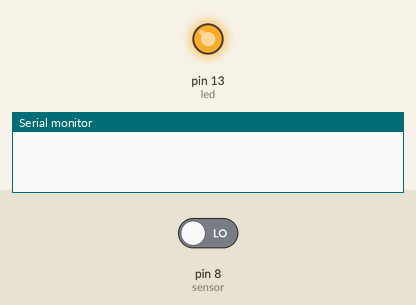
Bench run of a sketch on a simulated Arduino Uno, built with avr-gcc and run on an emulated ATmega328P. Shown: output pins drawn as LEDs (lit = HIGH), the last lines printed to the serial monitor. The inputs (shaded band) are chosen by the test bench; at power-on: pin 8 (sensor) LOW. The modem accepts every AT command (registered, SIM ready, sends succeed) and sends nothing else; pins used as bus, display or sensor lines are not drawn.

Above: at 0.13 s.
At 9.2 s:
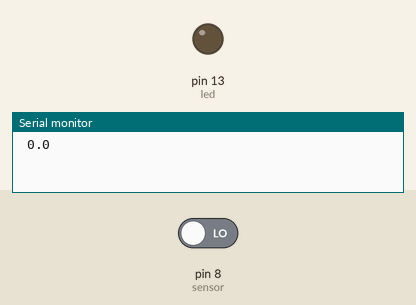
Timing chart, 0 to 23.8 s (numbered marks = the images above):
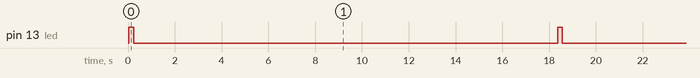

Measured:
- by itself, pin 13 (led): alternates HIGH for 0.20 s and LOW for 18.1 s

The sketch:

database.ino
```cpp
#include <SoftwareSerial.h>
#include <stdlib.h>

const int RX1 = 11;
const int TX1 = 10;

int led = 13;

int sensor = 8;

int sensetrig = 7;

String apiKey = "apikey";

SoftwareSerial ser(RX1,TX1);

void setup()
{
  pinMode(led, OUTPUT);

  Serial.begin(9600);

  ser.begin(9600);

  ser.println("AT+RST");
  ser.println("AT+CWJAP=\"SSID\",\"password\"");
  pinMode(sensetrig, OUTPUT);
  pinMode(sensor, INPUT);

}


void loop() {

  digitalWrite(led, HIGH);
  delay(200);
  digitalWrite(led, LOW);

  // for analogue inputs
  //int val = 0;
  //val = analogRead(sensor);


  // manipulate "val"
  //float finalval = val;
  long duration, distance;
  digitalWrite(sensetrig, LOW);
  delay(2);
  digitalWrite(sensetrig, HIGH);
  delay(10);
  digitalWrite(sensetrig, LOW);
  duration = pulseIn(sensor, HIGH);
  distance = (duration/2) / 29.1;

  // convert to string
  char buf[16];
  String strval = dtostrf(distance, 4, 1, buf);

  Serial.println(strval);

  String cmd = "AT+CIPSTART=\"TCP\",\"";
  cmd += "184.106.153.149";
  cmd += "\",80";
  ser.println(cmd);

  if(ser.find("Error")){
    Serial.println("AT+CIPSTART error");
    return;
  }

  String getStr = "GET /update?api_key=";
  getStr += apiKey;
  getStr +="&field2=";
  getStr += String(strval);
  getStr += "\r\n\r\n";

  cmd = "AT+CIPSEND=";
  cmd += String(getStr.length());
  ser.println(cmd);

  if(ser.find(">")){
    ser.print(getStr);
  }
  else{
    ser.println("AT+CIPCLOSE");
    // alert user
    Serial.println("AT+CIPCLOSE");
  }

  // thingspeak needs 15 sec delay between updates
  delay(16000);
}
```
